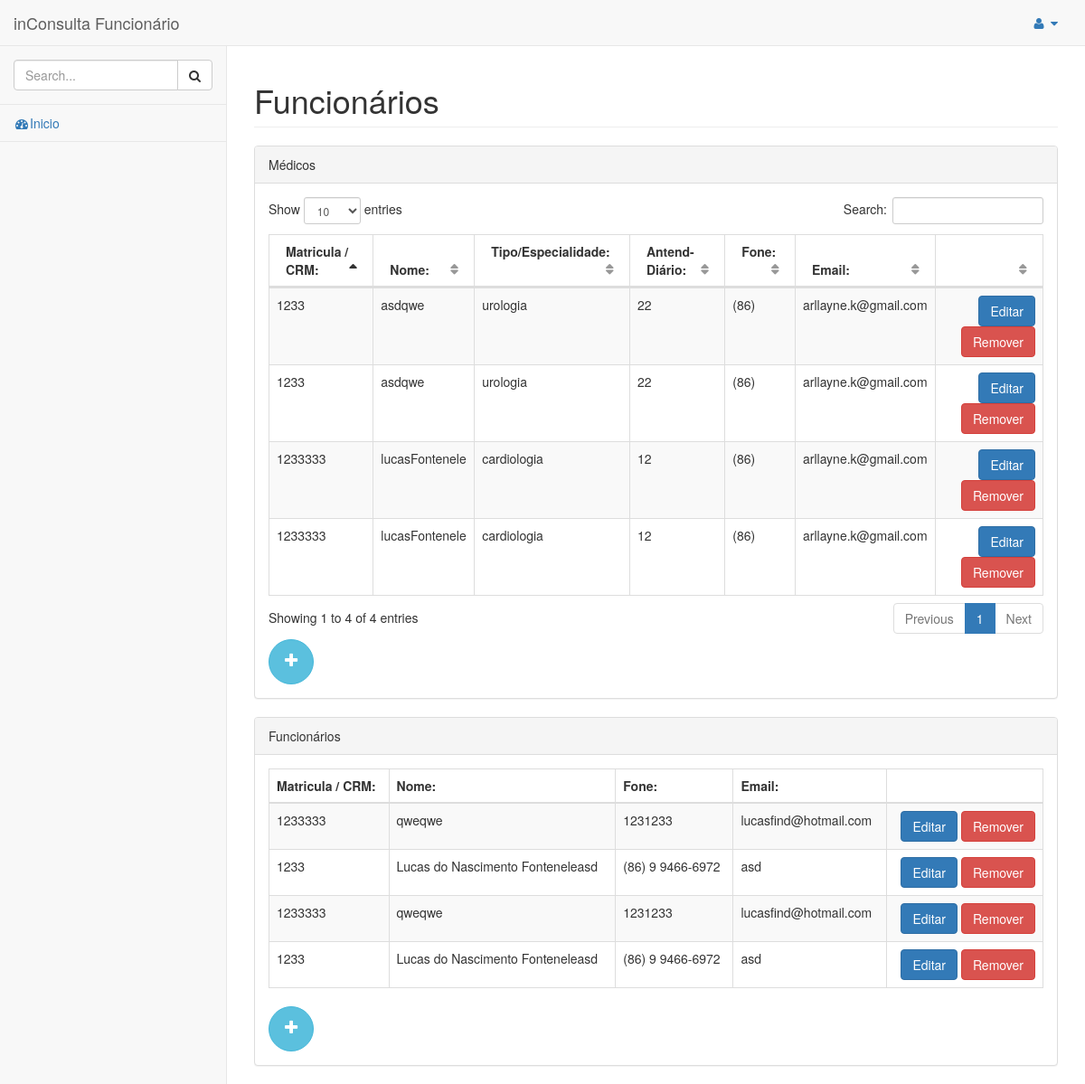
/pages/funcionario.php, run on the app's committed database.
### tables this page shows
CREATE TABLE `Medico` (
  `id` int(11) NOT NULL AUTO_INCREMENT,
  `crm` int(11) NOT NULL,
  `tipo` int(11) NOT NULL,
  `Pessoa_id` int(11) NOT NULL,
  `ativo` int(11) DEFAULT NULL,
  `especialidade` varchar(100) DEFAULT NULL,
  `limite` int(11) DEFAULT NULL,
  PRIMARY KEY (`id`),
  KEY `Medico_Pessoa` (`Pessoa_id`),
  CONSTRAINT `Medico_Pessoa` FOREIGN KEY (`Pessoa_id`) REFERENCES `Pessoa` (`id`)
);

CREATE TABLE `Pessoa` (
  `id` int(11) NOT NULL AUTO_INCREMENT,
  `nome` varchar(255) NOT NULL,
  `cpf` int(11) NOT NULL,
  `telefone` varchar(255) NOT NULL,
  `email` varchar(255) NOT NULL,
  `Estabelecimento_id` int(11) NOT NULL,
  `endereco` varchar(255) NOT NULL,
  `ativo` int(11) DEFAULT NULL,
  PRIMARY KEY (`id`),
  KEY `Pessoa_Estabelecimento` (`Estabelecimento_id`),
  CONSTRAINT `Pessoa_Estabelecimento` FOREIGN KEY (`Estabelecimento_id`) REFERENCES `Estabelecimento` (`id`)
);

CREATE TABLE `Estabelecimento` (
  `id` int(11) NOT NULL AUTO_INCREMENT,
  `descricao` varchar(255) NOT NULL,
  `cnpj` int(11) NOT NULL,
  `endereco` varchar(255) NOT NULL,
  `email` varchar(100) DEFAULT NULL,
  `telefone` varchar(100) DEFAULT NULL,
  `ativo` int(11) DEFAULT NULL,
  PRIMARY KEY (`id`)
);

CREATE TABLE `Funcionario` (
  `id` int(11) NOT NULL AUTO_INCREMENT,
  `matricula` int(11) NOT NULL,
  `tipo` int(11) NOT NULL,
  `Pessoa_id` int(11) NOT NULL,
  `ativo` int(11) DEFAULT NULL,
  PRIMARY KEY (`id`),
  KEY `Funcionario_Pessoa` (`Pessoa_id`),
  CONSTRAINT `Funcionario_Pessoa` FOREIGN KEY (`Pessoa_id`) REFERENCES `Pessoa` (`id`)
);

### pages/funcionario.php (the view, shortened to what this page needs)
<!DOCTYPE html>
<html lang="en">
<head>
    <link href="../vendor/bootstrap/css/bootstrap.min.css" rel="stylesheet">
    <link href="../vendor/metisMenu/metisMenu.min.css" rel="stylesheet">
    <link href="../vendor/datatables-plugins/dataTables.bootstrap.css" rel="stylesheet">
    <link href="../vendor/datatables-responsive/dataTables.responsive.css" rel="stylesheet">
    <link href="../dist/css/sb-admin-2.css" rel="stylesheet">
    <link href="../vendor/font-awesome/css/font-awesome.min.css" rel="stylesheet" type="text/css">
</head>
<body>
    <div id="wrapper">
        <nav class="navbar navbar-default navbar-static-top" role="navigation" style="margin-bottom: 0">
            <div class="navbar-header">
                <a class="navbar-brand" href="index.html">inConsulta Funcionário</a>
            </div>
            <ul class="nav navbar-top-links navbar-right">
                <li class="dropdown">
                    <a class="dropdown-toggle" data-toggle="dropdown" href="#">
                        <i class="fa fa-user fa-fw"></i> <i class="fa fa-caret-down"></i>
                    </a>
                </li>
            </ul>
            <div class="navbar-default sidebar" role="navigation">
                <div class="sidebar-nav navbar-collapse">
                    <ul class="nav" id="side-menu">
                        <li class="sidebar-search">
                            <div class="input-group custom-search-form">
                                <input type="text" class="form-control" placeholder="Search...">
                                <span class="input-group-btn">
                                    <button class="btn btn-default" type="button">
                                        <i class="fa fa-search"></i>
                                    </button>
                                </span>
                            </div>
                        </li>
                        <li>
                            <a href="adminHome.html"><i class="fa fa-dashboard fa-fw"></i>Inicio</a>
                        </li>
                    </ul>
                </div>
            </div>
        </nav>
        <div id="page-wrapper">
            <div class="row">
                <div class="col-lg-12">
                    <h1 class="page-header">Funcionários</h1>
                </div>
            </div>
            <div class="row">
                <div class="col-lg-12">
                    <div class="panel panel-default">
                        <div class="panel-heading">
                            Médicos
                        </div>
                        <div class="panel-body">
                            <form method="POST">
                            <table width="100%" class="table table-striped table-bordered table-hover" id="dataTables-example">
                                <thead>
                                    <tr>
                                        <th>Matricula / CRM:</th>
                                            <th>Nome:</th>
                                            <th>Tipo/Especialidade:</th>
                                            <th>Antend-Diário:</th>
                                            <th>Fone:</th>
                                            <th>Email:</th>
                                            <th colspan="0"></th>
                                    </tr>
                                </thead>
                                <tbody>
                                    <?php
                                            include_once('../php/connection.php');
                                            $stmt2 = "SELECT p.*, f.* FROM Pessoa AS p, Medico AS f,
                                                     Medico AS m WHERE f.Pessoa_id=p.id";
                                            $data2 = $pdoConnect->query($stmt2);
                                            foreach ($data2 as $row2) {
                                                echo '<tr class="odd gradeX">
                                                    <td>' . $row2["crm"] . '</td>
                                                    <td>' . $row2["nome"] . '</td>
                                                    <td>' . $row2["especialidade"]. '</td>
                                                    <td>' . $row2["limite"] .'
                                                    <td>' . $row2["telefone"] .'
                                                    <td>' . $row2['email'] . '</td>
                                                    <td class="text-right" colspan="1">
                                                        <a href="editMed.php?id='. $row2['id'] .'&idPessoa=' . $row2['Pessoa_id'].'" class="btn btn-primary">Editar</a>
                                                        <input type="submit" class="btn btn-danger" name="remover" value="Remover">
                                                    </td>
                                                </tr>';
                                            }
                                        ?>
                                </tbody>
                            </table>
                            <?php
                                            include_once('../php/connection.php');
                                            $query = "SELECT * FROM Estabelecimento";
                                            $data = $pdoConnect->query($query);
                                            foreach ($data as $row) {
                                                echo ' <a href="addFuncionario.php?id='. $row['id'] .'" class="btn btn-info btn-circle btn-lg"><i class="fa fa-plus"></i></a>';
                                            }
                                        ?>
                            </form>
                        </div>
                    </div>
                </div>
            </div>
            <div class="row">
                <div class="col-lg-12">
                    <div class="panel panel-default">
                        <div class="panel-heading">
                            Funcionários
                        </div>
                        <div class="panel-body">
                            <table width="100%" class="table table-striped table-bordered table-hover" id="dataTables-example">
                                <thead>
                                    <tr>
                                        <th>Matricula / CRM:</th>
                                            <th>Nome:</th>
                                            <th>Fone:</th>
                                            <th>Email:</th>
                                            <th colspan="0"></th>
                                    </tr>
                                </thead>
                                <tbody>
                                    <?php
                                            include_once('../php/connection.php');
                                            $stmt = "SELECT p.*, f.* FROM Pessoa AS p, Funcionario AS f,
                                                     Medico AS m WHERE f.Pessoa_id=p.id";
                                            $data = $pdoConnect->query($stmt);
                                            foreach ($data as $row) {
                                                echo '<tr class="odd gradeX">
                                                    <td>' . $row["matricula"] . '</td>
                                                    <td>' . $row["nome"] . '</td>
                                                    <td>' . $row["telefone"] .'
                                                    <td>' . $row['email'] . '</td>
                                                    <td class="text-right" colspan="1">
                                                        <a href="editFuncionario.php?id='. $row['id'] .'&idPessoa=' . $row['Pessoa_id'].'" class="btn btn-primary">Editar</a>
                                                        <button type="button" class="btn btn-danger">Remover</button>
                                                    </td>
                                                </tr>';
                                            }
                                        ?>
                                </tbody>
                            </table>
                            <?php
                                            include_once('../php/connection.php');
                                            $query = "SELECT * FROM Estabelecimento";
                                            $data = $pdoConnect->query($query);
                                            foreach ($data as $row) {
                                                echo ' <a href="addFuncionario.php?id='. $row['id'] .'" class="btn btn-info btn-circle btn-lg"><i class="fa fa-plus"></i></a>';
                                            }
                                        ?>
                        </div>
                    </div>
                </div>
            </div>
        </div>
    </div>
</body>
</html>

### data on the page
medico: crm "1233", Pessoa.nome "asdqwe", especialidade "urologia", limite "22", Pessoa.telefone "(86)", Pessoa.email "arllayne.k@gmail.com"
medico: crm "1233333", Pessoa.nome "lucasFontenele", especialidade "cardiologia", limite "12", Pessoa.telefone "(86)", Pessoa.email "arllayne.k@gmail.com"
funcionario: matricula "1233333", Pessoa.nome "qweqwe", Pessoa.telefone "1231233", Pessoa.email "lucasfind@hotmail.com"
funcionario: matricula "1233", Pessoa.nome "Lucas do Nascimento Fonteneleasd", Pessoa.telefone "(86) 9 9466-6972", Pessoa.email "asd"
